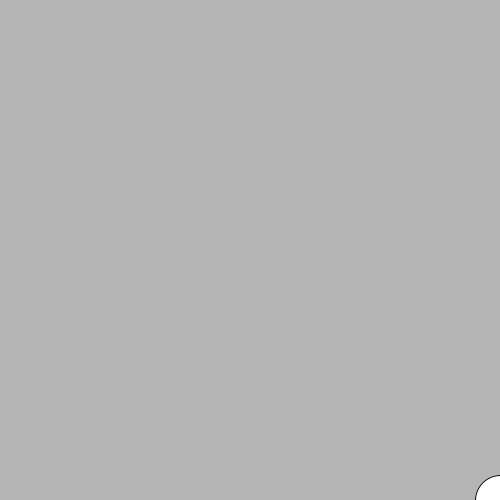
Frame 1 (no input)
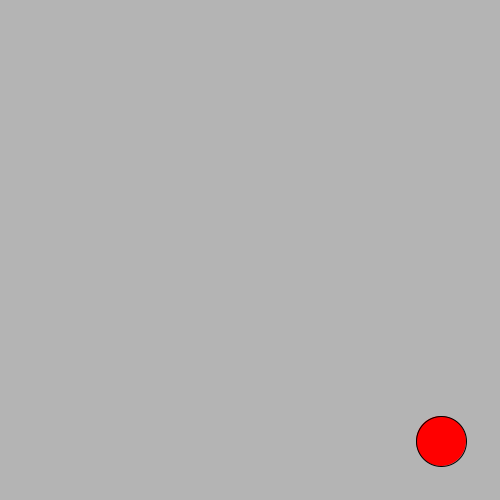
Frame 60 (the mouse pressed at the canvas centre just before this capture)
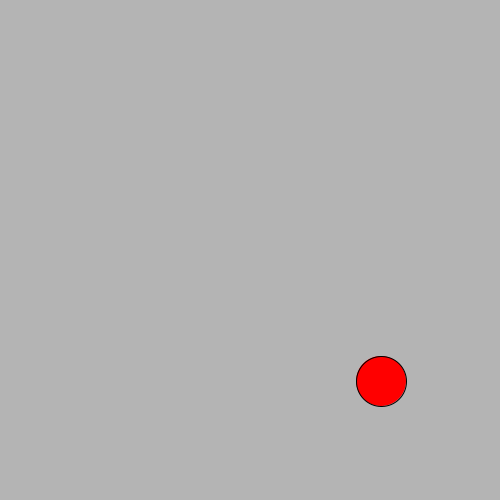
Frame 120 (the mouse held since frame 60 and released just before this capture)

The Processing sketch that drew these frames (run headless with seeded random() and noise(); from frame 60 on, the mouse is pressed at the canvas centre):

// Processing sketch: sketch_160829a
// ── sketch_160829a.pde
int x = 500;
int y = 500;

void setup(){
  size(500,500);
  background(180);
  frameRate(500);
}

void draw(){
  background(180);
  ellipse(x--,y--,50,50); //<>// //<>//
  fill(255,0,0); //<>// //<>//
}
